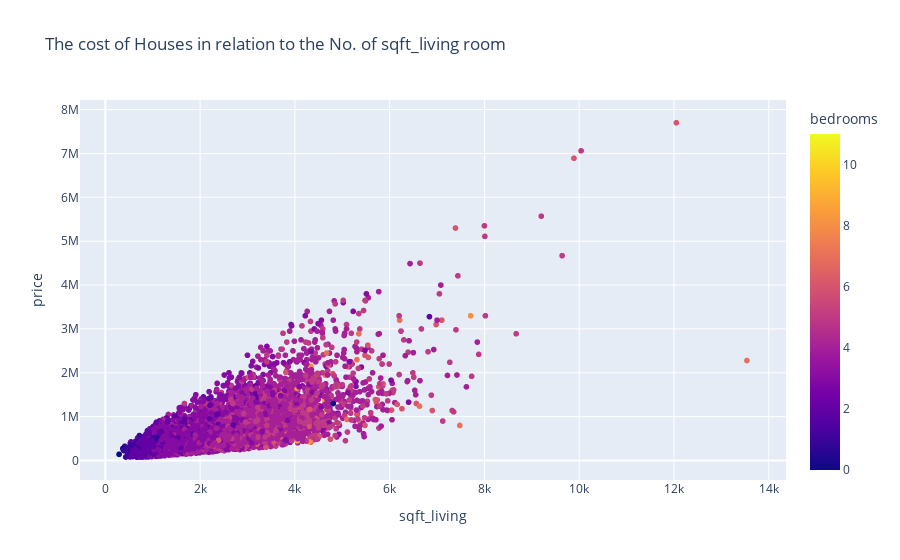

The cell this chart's notebook holds for it:
### Markdown cell above
**The most Expensive houses are the ones with more 6 bedrooms followed by 5 bedrooms the four bedrooms**

### Code cell
# housing_plot = housing()
fig =  px.scatter(housing, x = 'sqft_living', y ='price', color = 'bedrooms'  , title = 'The cost of Houses in relation to the No. of sqft_living room' )

fig.show()

### Figure 1 — Plotly figure (JSON) as saved in the notebook; plotly's stock layout.template omitted (floating-point values rounded to 4 significant figures; data arrays with more than 128 entries replaced by an {"elided": "..."} marker saying what was removed)
{"data": [{"hovertemplate": "sqft_living=%{x}<br>price=%{y}<br>bedrooms=%{marker.color}<extra></extra>", "legendgroup": "", "marker": {"color": {"elided": "21613 int values"}, "coloraxis": "coloraxis", "symbol": "circle"}, "mode": "markers", "name": "", "showlegend": false, "type": "scattergl", "x": {"elided": "21613 int values"}, "xaxis": "x", "y": {"elided": "21613 int values"}, "yaxis": "y"}], "layout": {"coloraxis": {"colorbar": {"title": {"text": "bedrooms"}}, "colorscale": [[0, "#0d0887"], [0.1111, "#46039f"], [0.2222, "#7201a8"], [0.3333, "#9c179e"], [0.4444, "#bd3786"], [0.5556, "#d8576b"], [0.6667, "#ed7953"], [0.7778, "#fb9f3a"], [0.8889, "#fdca26"], [1, "#f0f921"]]}, "legend": {"tracegroupgap": 0}, "title": {"text": "The cost of Houses in relation to the No. of sqft_living room"}, "xaxis": {"anchor": "y", "domain": [0, 1], "title": {"text": "sqft_living"}}, "yaxis": {"anchor": "x", "domain": [0, 1], "title": {"text": "price"}}}}
